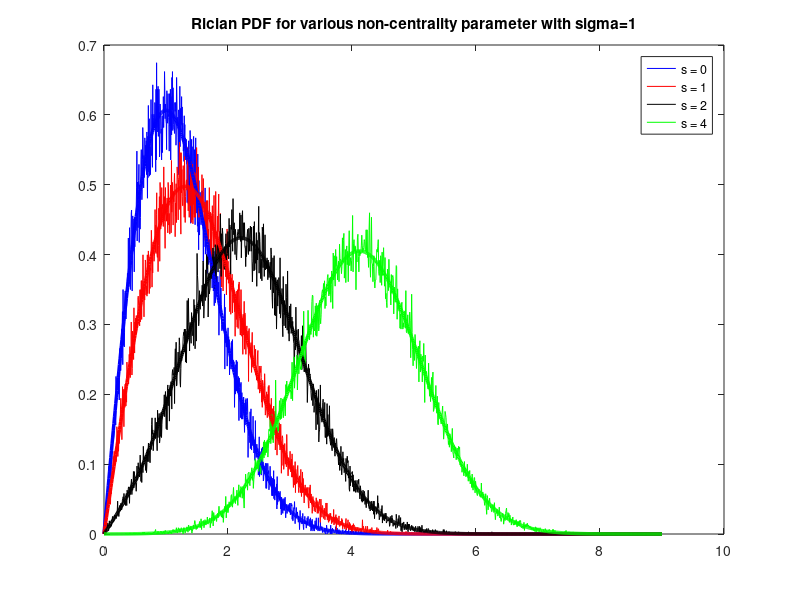

This figure's MATLAB source:
%%
clc; clear; close all;

N=100000; %Number of Samples  
sigma=1; %Variance of underlying Gaussian Variables  
s=[0 1 2 4]; %Non-Centrality Parameter  

plotStyle={'b-','r-','k-','g-'};  

%%
%Simulating the PDF from two Gaussian Random Variables  
for i = 1: length(s)  
    
    X = s(i) + sigma.*randn(1,N); %Gaussian RV with mean=s and given sigma  
    Y = 0 + sigma.*randn(1,N); %Gaussian RV with mean=0 and same sigma as Y    
    
    Z=X+1i*Y;
    [val,bin]=hist(abs(Z),1000); % pdf of generated Raleigh Fading samples  
    
    plot(bin,val/trapz(bin,val),plotStyle{i}); 
    % Normalizing the PDF to match theoretical result  
    
    % Trapz function gives the total area under the PDF curve. 
    % It is used as the normalization factor  
    hold on;  
end  

%%
%Theoretical PDF computation  
for i=1:length(s)
    
    x=s(i);  
    m1=sqrt(x);  
    m2=sqrt(x*(x-1));
    
    r=0:0.01:9;  
    ss=sqrt(m1^2+m2^2);  
    x=r.*ss/(sigma^2);  
    
    f=r./(sigma^2).*exp(-((r.^2+ss^2)./(2*sigma^2))).*besseli(0,x);    
    
    plot(r,f,plotStyle{i},'LineWidth',2.5);  
    
    legendInfo{i} = ['s = ' num2str(s(i))];    
    
    hold on;  
end
title('Rician PDF for various non-centrality parameter with sigma=1');
legend(legendInfo);